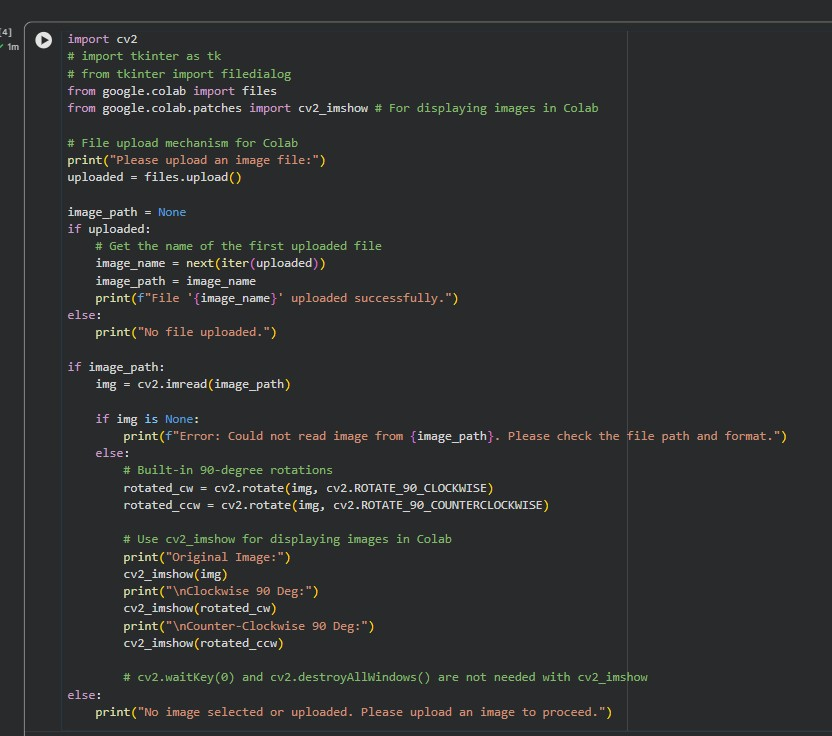
#> input picture Lab Experiments/Exp 9/exp 9 code.jpg, 832 x 736 px
$ python 'Exp code.py'
#> lines starting #> are read from the running program, lines starting #| are printed output that depends on the picture
import cv2
# import tkinter as tk
# from tkinter import filedialog
from google.colab import files
from google.colab.patches import cv2_imshow # For displaying images in Colab

# File upload mechanism for Colab
print("Please upload an image file:")
uploaded = files.upload()
#> the answer given: exp 9 code.jpg

image_path = None
if uploaded:
    # Get the name of the first uploaded file
    image_name = next(iter(uploaded))
    image_path = image_name
    print(f"File '{image_name}' uploaded successfully.")
else:
    print("No file uploaded.")

if image_path:
    img = cv2.imread(image_path)
#> img is the input picture: shape (736, 832, 3); mean B, G, R 47.7, 47, 45.9

    if img is None:
        print(f"Error: Could not read image from {image_path}. Please check the file path and format.")
    else:
        # Built-in 90-degree rotations
        rotated_cw = cv2.rotate(img, cv2.ROTATE_90_CLOCKWISE)
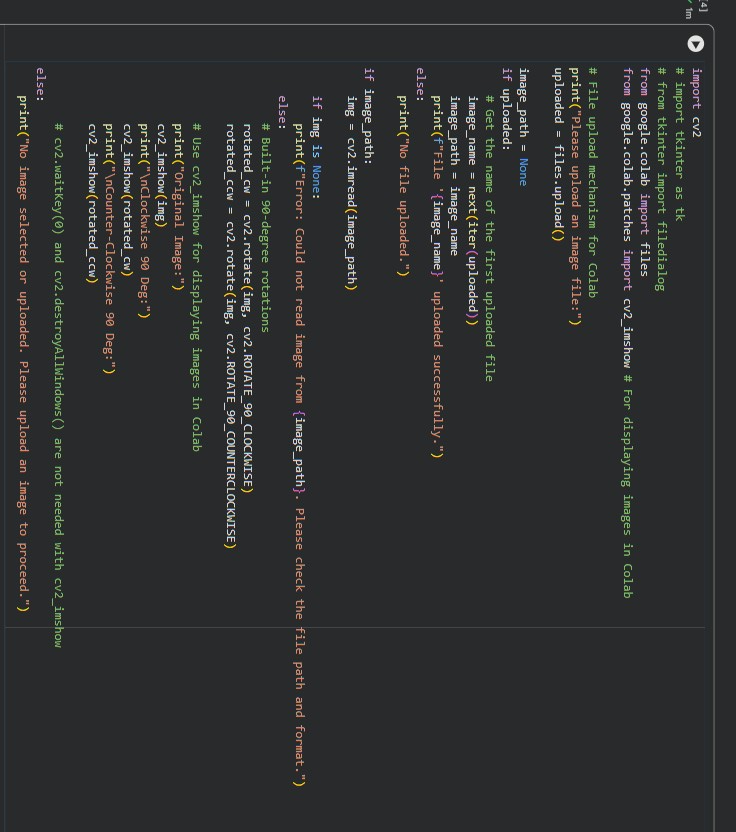
#> rotated_cw: shape (832, 736, 3); mean B, G, R 47.7, 47, 45.9
        rotated_ccw = cv2.rotate(img, cv2.ROTATE_90_COUNTERCLOCKWISE)
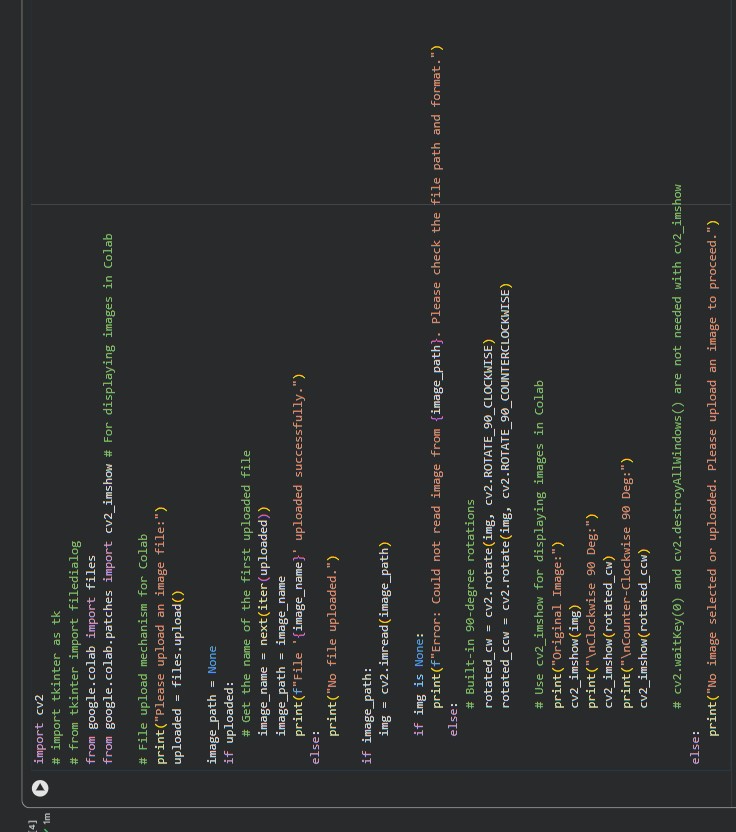
#> rotated_ccw: shape (832, 736, 3); mean B, G, R 47.7, 47, 45.9

        # Use cv2_imshow for displaying images in Colab
        print("Original Image:")
        cv2_imshow(img)
        print("\nClockwise 90 Deg:")
        cv2_imshow(rotated_cw)
        print("\nCounter-Clockwise 90 Deg:")
        cv2_imshow(rotated_ccw)

        # cv2.waitKey(0) and cv2.destroyAllWindows() are not needed with cv2_imshow
else:
    print("No image selected or uploaded. Please upload an image to proceed.")
